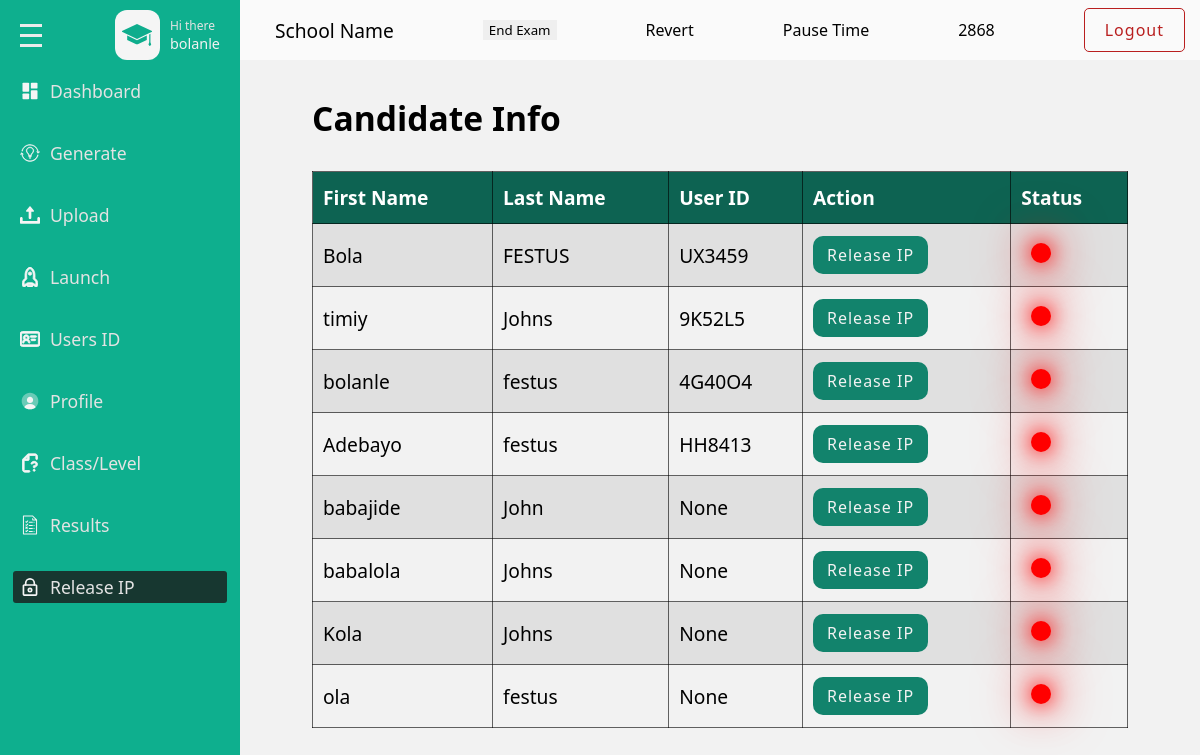
Before: /admins/releaseip (signed in) with the older database file.
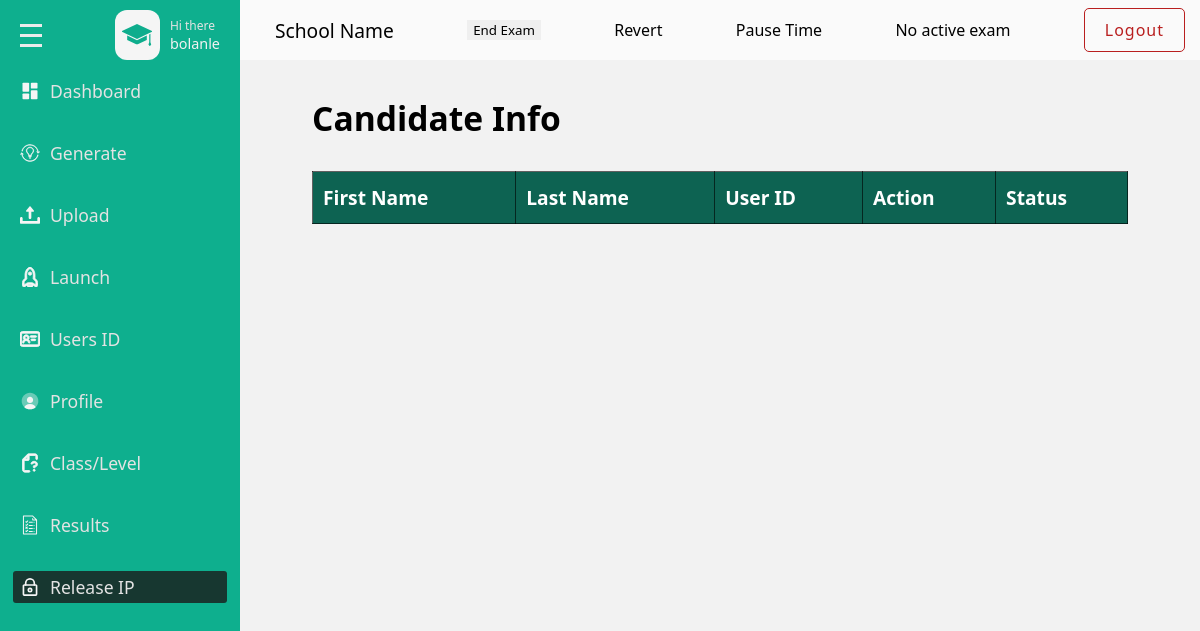
After: the same page with the newer database file.
### base/models.py (models this page shows, shortened)
class Userprofile(models.Model):
    user = models.ForeignKey(User, on_delete=models.CASCADE)
    subject = models.ForeignKey(Subject, null=True, blank=True, on_delete=models.SET_NULL)
    number_of_questions = models.IntegerField(null=True, blank=True)

class User(AbstractUser):
    school_name = models.CharField(max_length=500, null=True,blank=True)
    recovery_code = models.CharField(max_length=100, null=True)
    session_id = models.UUIDField(default=None, null=True, blank=True)
    is_online = models.BooleanField(default=False)

class Name_School(models.Model):
    school = models.CharField(max_length=345)

class UserExamSessionx(models.Model):
    user = models.ForeignKey(User, on_delete=models.CASCADE)
    subject = models.ForeignKey('Subject', on_delete=models.CASCADE)
    exam_session = models.ForeignKey('ExamSession', on_delete=models.CASCADE, null=True)
    start_time = models.DateTimeField()
    remaining_time = models.FloatField(default=0)  # Remaining time in seconds
    paused = models.BooleanField(default=False)
    paused_time = models.DateTimeField(null=True, blank=True)

class UserID(models.Model):
    CLASS_LEVEL_CHOICES = [
        ('jss1', 'JSS 1'),
        ('jss2', 'JSS 2'),
        ('jss3', 'JSS 3'),
        ('sss1', 'SSS 1'),
        ('sss2', 'SSS 2'),
        ('sss3', 'SSS 3'),
        ('cbt', 'CBT'),
        ('Test','Test'),
        ('level 100', 'Level 100'),
        ('level 200', 'Level 200'),
        ('level 300', 'Level 300'),
        ('level 400', 'Level 400'),
    ]
    class_name = models.CharField(max_length=20, choices=CLASS_LEVEL_CHOICES,null=True)
    user = models.OneToOneField(User, on_delete=models.CASCADE)
    generated_id = models.CharField(max_length=10, unique=True, null=True, blank=True)

### admins/views.py (the view, shortened to what this page needs)
# urls.py: path('releaseip',views.releaseip,name='releaseip'),
@login_required(login_url='admins:login')
def releaseip(request):
    userid = UserID.objects.all()
    userprofile = get_object_or_404(Userprofile, user=request.user)
    school_name = get_object_or_404(Name_School)
    exam_session = UserExamSessionx.objects.first()
    general_remaining_time = None
    if exam_session:
        if exam_session.remaining_time:
            general_remaining_time = exam_session.remaining_time
    context = {
        'userid': userid,
        'userprofile': userprofile,
        'school_name': school_name,
        'general_remaining_time': general_remaining_time  # Pass the general remaining time to the template
    }
    return render(request, 'admins/releaseip.html', context)

### base/templates/admins/releaseip.html (shortened to what this page needs)
{% load static %}
<!DOCTYPE html>
<html lang="en">
<head>
    <link rel="stylesheet" href="{% static 'css/style.css' %}">
</head>
<body>
    <div class ="releaseip page">
        <div class = "wrapper">
            <div class = "main-sidebar">
                <div class = "menu">
                    <div class= "menu-head flex-between">
                        <div class="hamburger flex-column">
                            <span></span>
                            <span></span>
                            <span></span>
                        </div>
                        <div class = "menu-head-content flex gp-10">
                            <div class = "scholar-icon-div flex-center">
                                <!DOCTYPE svg PUBLIC "-//W3C//DTD SVG 1.1//EN" "http://www.w3.org/Graphics/SVG/1.1/DTD/svg11.dtd">
                            </div>
                            <div class = "text-content-div flex-column">
                                <span class = "sub-text">Hi there</span>
                                <span class = "text">{{userprofile.user.username}}</span>
                            </div>
                        </div>
                    </div>
                    <div class= "menu-content flex-column ">
                        <a href = "{% url 'admins:dashboard' %}" class = "menu-item">
                            <div class="menu-wrapper flex gp-10">
                                <!DOCTYPE svg PUBLIC "-//W3C//DTD SVG 1.1//EN" "http://www.w3.org/Graphics/SVG/1.1/DTD/svg11.dtd">
                                <span>Dashboard</span>
                            </div>
                        </a>
                        <a href = "{% url 'admins:userid' %}" class = "generate menu-item">
                            <div class="menu-wrapper flex gp-10">
                                <!DOCTYPE svg PUBLIC "-//W3C//DTD SVG 1.1//EN" "http://www.w3.org/Graphics/SVG/1.1/DTD/svg11.dtd">
                                <span>Generate</span>
                            </div>
                        </a>
                        <a href = "{% url 'admins:upload' %}" class = "menu-item">
                            <div class="menu-wrapper flex gp-10">
                                <!DOCTYPE svg PUBLIC "-//W3C//DTD SVG 1.1//EN" "http://www.w3.org/Graphics/SVG/1.1/DTD/svg11.dtd">
                                <span>Upload</span>
                            </div>
                        </a>
                        <a href = "" class = "menu-item">
                            <div class="menu-wrapper flex gp-10">
                                <!DOCTYPE svg PUBLIC "-//W3C//DTD SVG 1.1//EN" "http://www.w3.org/Graphics/SVG/1.1/DTD/svg11.dtd">
                                <span>Launch</span>
                            </div>
                        </a>
                        <a href = "{% url 'admins:user' %}" class = "menu-item">
                            <div class="menu-wrapper flex gp-10">
                                <!DOCTYPE svg PUBLIC "-//W3C//DTD SVG 1.1//EN" "http://www.w3.org/Graphics/SVG/1.1/DTD/svg11.dtd">
                                <span>Users ID</span>
                            </div>
                        </a>
                        <a href = "{% url 'admins:profile' %}" class = "menu-item">
                            <div class="menu-wrapper flex gp-10">
                                <!DOCTYPE svg PUBLIC "-//W3C//DTD SVG 1.1//EN" "http://www.w3.org/Graphics/SVG/1.1/DTD/svg11.dtd">
                                <span>Profile</span>
                            </div>
                        </a>
                        <a href = "{% url 'admins:question' %}" class = "menu-item">
                            <div class="menu-wrapper flex gp-10">
                                <!DOCTYPE svg PUBLIC "-//W3C//DTD SVG 1.1//EN" "http://www.w3.org/Graphics/SVG/1.1/DTD/svg11.dtd">
                                <span>Class/Level</span>
                            </div>
                        </a>
                        <a href = "{% url 'admins:result' %}" class = "menu-item">
                            <div class="menu-wrapper flex gp-10">
                                <!DOCTYPE svg PUBLIC "-//W3C//DTD SVG 1.1//EN" "http://www.w3.org/Graphics/SVG/1.1/DTD/svg11.dtd">
                                <span>Results</span>
                            </div>
                        </a>
                        <a href = "{% url 'admins:releaseip' %}" class = "active menu-item releaseip">
                            <div class="menu-wrapper flex gp-10">
                                <!DOCTYPE svg PUBLIC "-//W3C//DTD SVG 1.1//EN" "http://www.w3.org/Graphics/SVG/1.1/DTD/svg11.dtd">
                                <span>Release IP</span>
                            </div>
                        </a>
                    </div>
                </div>
            </div>
            <div class = "main-content">
                <div class="main-content-header flex-between">
                    <span>{{school_name.school}}</span>
                    <button class = "end-exam-btn"><a href = "{% url 'handle_post_request' %}">End Exam</a></button>
                    <a class = "revert-end-link" href="{% url 'good_ok' %}">Revert</a>
                    <a class = "revert-end-link" href="{% url 'good_ok' %}">Pause Time</a>
                                        {% if general_remaining_time %}
                                            <p> {{ general_remaining_time|floatformat:0 }}</p>
                                        {% else %}
                                            <p>No active exam </p>
                                        {% endif %}
                    <a class = "logout-link" href="{% url 'admins:logout' %}">Logout</a>
                </div>
                <div class="user-get-container">
                    <div class="candidate-info flex-between">
                        <h2>Candidate Info</h2>
                    </div>
                    <table class="user-get-table table">
                        <thead class="thead">
                            <tr>
                                <th scope="col">First Name</th>
                                <th scope="col">Last Name</th>
                                <th scope="col">User ID</th>
                                <th scope="col">Action</th>
                                <th scope="col">Status</th>
                            </tr>
                        </thead>
                        <tbody>
                            {% for user_id in userid %}
                            <tr>
                                <td>{{user_id.user.username}}</td>
                                <td>{{user_id.user.last_name}}</td>
                                <td>{{user_id.generated_id}}</td>
                                <td>
                                <a href="{% url 'admins:ip' user_id.user %}"> <button class = "releaseip-btn">Release IP</button></a>
                                </td>
                                <td>  <span id="status-{{ user_id.id }}" class="status-light"></span></td>
                            </tr>
                            {% endfor %}
                        </tbody>
                    </table>
                </div>
            </div>
        </div>
    </div>
</body>
</html>

### base/static/css/style.css (style rules this page uses)
* { box-sizing: border-box; }
:root { --page-clr : #9ddcd1; --main-sidebar-clr : hsl(168, 85%, 37%); --main-sb-hv-clr : hsl(168, 77%, 22%); --head-text-clr : hsl(168, 49%, 59%); --q-selected-btn-clr : hsl(166, 78%, 37%); --block-clr : hsl(0, 0%, 98%); --variant-clr : hsl(189, 56%, 34%); --darker-variant-clr : hsl(189.71deg 55.9% 27.77%); --border-rd: 10px; --border-rd-in: 50px; --font-family : system-ui, -apple-system, BlinkMacSystemFont, 'Segoe UI', Roboto, Oxygen, Ubuntu, Cantarell, 'Open Sans', 'Helvetica Neue', sans-serif; }
body { margin: 0; padding: 0; font-family: var(--font-family); }
button, input, select, textarea { border : none; outline : 1px solid transparent; font-family: var(--font-family); }
button { cursor: pointer; }
h1,h2,h3,h4,p { margin :5px 0; }
a { text-decoration: none; color : black; }
svg { width : 20px; height : 20px; }
.flex { display: flex; align-items: center; }
.flex-center { display: flex; align-items: center; justify-content: center; }
.flex-column { display: flex; flex-direction: column; justify-content: center; }
.flex-between { display: flex; justify-content: space-between; }
.gp-10 { gap : 10px; }
.page { background-color: var(--page-clr); min-height : 100vh; }
.wrapper { display : flex; min-height : 100vh; }
.main-sidebar { min-width: 230px; width: 20%; height: 100vh; background-color: var(--main-sidebar-clr); position: sticky; left: 0; top: 0; z-index: 99; padding-top: 10px; }
.main-content { width : 80%; background-color: hsl(0, 0%, 95%); position : relative; }
.menu-head { padding-left : 20px; padding-right : 20px; padding-bottom: 15px; }
.menu-head.flex-between { align-items: center; }
.hamburger { height: 40px; align-items: flex-start; justify-content: center; gap : 7px; }
.hamburger span { width : 22px; height : 3px; background-color : hsl(0, 0%, 92%) }
.scholar-icon-div { width : 45px; height : 50px; border-radius: 12px; background-color: hsl(0, 0%, 96%); }
.scholar-icon-div svg { width : 30px; height : 30px; }
.text-content-div .sub-text { font-size : 1vw; color : hsl(0, 0%, 89%); }
.text-content-div .text { color :hsl(0, 0%, 95%); font-weight : 500; font-size: 1.2vw; }
.menu-content { padding-bottom: 12px; max-height: 85vh; overflow-y: auto; }
.menu-content.flex-column { gap : 30px; justify-content: flex-start; }
.menu-item { padding-left : 13px; padding-right : 13px; }
.menu-item.releaseip svg { stroke-width: 4px; }
.menu-wrapper { padding : 4px 7px; cursor: pointer; border-radius: 3px; color : hsl(0, 0%, 95%) }
.menu-item.active .menu-wrapper { background-color: hsla(0, 0%, 10%, 0.8); }
.menu-item span { color : hsl(0, 0%, 89%); font-size : 1.1rem; font-weight: 400; }
.main-content-header { padding: 0px 15px; background-color: var(--block-clr); height: 60px; position: sticky; top: 0; left: 0; z-index : 99; }
.main-content-header.flex-between { align-items: center; }
.main-content-header span { margin-left: 20px; font-size : 1.2rem; font-weight: 500; }
.logout-link { --logout-clr : rgb(185, 31, 31); padding : 10px 20px; border : 1px solid var(--logout-clr); color :var(--logout-clr); border-radius: 5px; letter-spacing: 1px; text-decoration: none; transition : background-color .2s ease, color .2s ease; }
.user-get-container { width: 85%; margin: 30px auto; }
.table { border-collapse: collapse; font-size: 1.2rem; width : 100%; margin-top : 25px; }
.table .thead th { border : 1px solid rgba(0,0,0,.6); padding : 12px 10px; text-align: left; color: white; }
.user-get-table .thead th { background-color: var(--main-sb-hv-clr); }
.candidate-info.flex-between { align-items: center; }
.candidate-info h2 { font-size: 2.1rem; }

Changed rows visible on the page:
removed UserExamSessionx: remaining_time "2868"
removed UserID: user.username "Bola", user.last_name "FESTUS", generated_id "UX3459"
removed UserID: user.username "timiy", user.last_name "Johns", generated_id "9K52L5"
removed UserID: user.username "bolanle", user.last_name "festus", generated_id "4G40O4"
removed UserID: user.username "Adebayo", user.last_name "festus", generated_id "HH8413"
removed UserID: user.username "babajide", user.last_name "John", generated_id "None"
removed UserID: user.username "babalola", user.last_name "Johns", generated_id "None"
removed UserID: user.username "Kola", user.last_name "Johns", generated_id "None"
removed UserID: user.username "ola", user.last_name "festus", generated_id "None"
Other visible differences:
text now shown: "No active exam"
